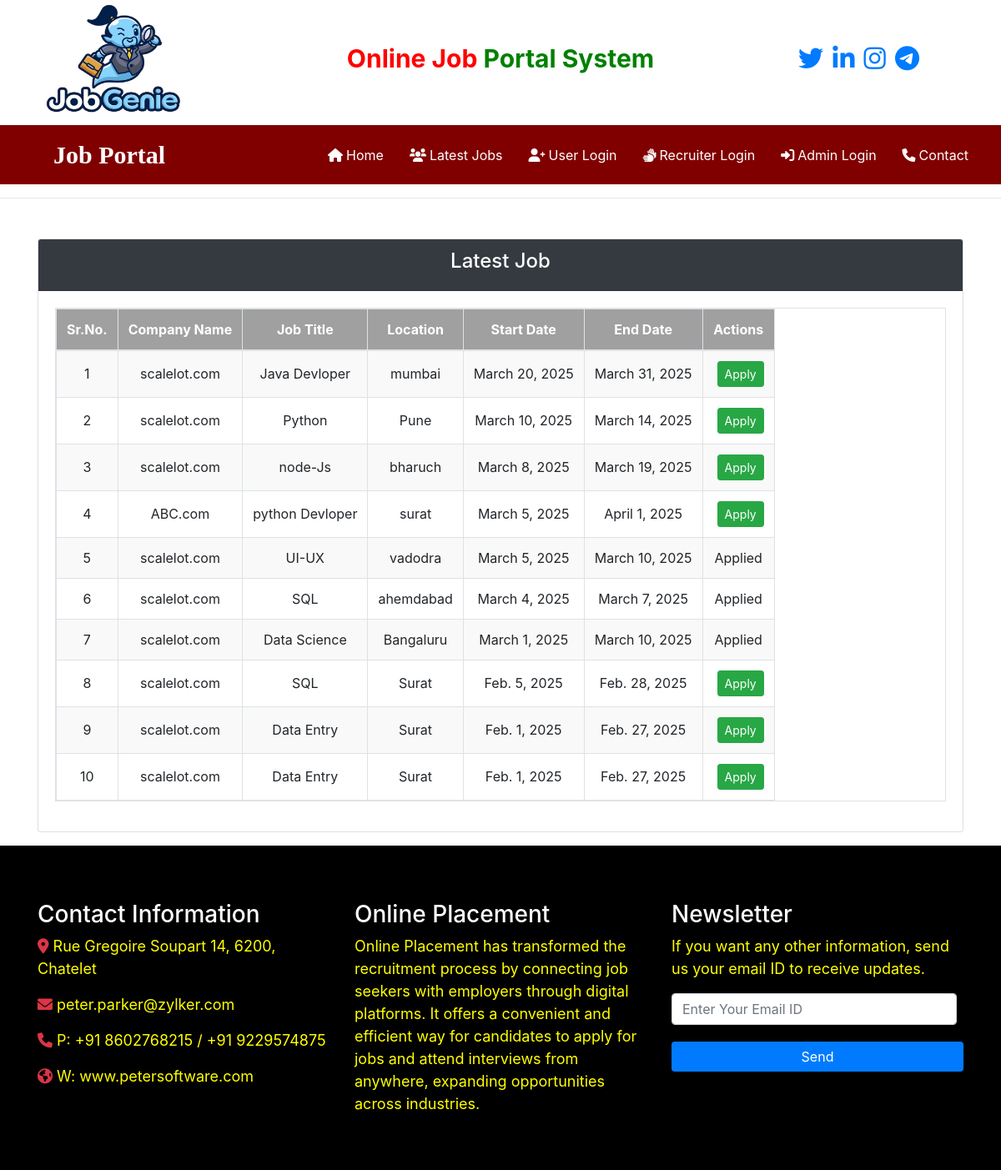
The page /user_latest_job/ (signed in) on the database its author committed.
### job/models.py (models this page shows, shortened)
class Job(models.Model):
    recruiter = models.ForeignKey(Recruiter,on_delete=models.CASCADE)
    start_data = models.DateField()
    End_data = models.DateField()
    job_title = models.CharField(max_length=100)
    job_salary = models.FloatField(max_length=20)
    Image = models.FileField(max_length=100)
    job_description = models.TextField(max_length=300)
    job_location = models.CharField(max_length=100)
    job_experience = models.CharField(max_length=100)
    Skills = models.CharField(max_length=100)
    Creationdata = models.DateField()

class Recruiter(models.Model):
    user = models.ForeignKey(User, on_delete=models.CASCADE)
    first_name = models.CharField(max_length=100, null=True, blank=True)
    last_name = models.CharField(max_length=100, null=True, blank=True)
    company = models.CharField(max_length=100,null = True, blank=True)
    mobile = models.CharField(max_length=15, null=True, blank=True)
    image = models.FileField(null=True, blank=True)
    gender = models.CharField(max_length=10, null=True, blank=True)
    Type = models.CharField(max_length=15,default="Recruiter")
    status = models.CharField(max_length=15,null=True)
    email = models.CharField(max_length=30 , null=True, blank=True)

### job/views.py (the view)
# urls.py: path('user_latest_job/',user_latest_job, name="user_latest_job"),
def user_latest_job(request):
    job = Job.objects.all().order_by('-start_data')
    user = request.user
    student = StudentUser.objects.get(user = user)
    data = Apply.objects.filter(student = student)
    li=[]
    for i in data:
        li.append(i.job.id)
    d = {'job': job,'li':li}
    return render(request, 'user_latest_job.html',d)

### job/templates/user_latest_job.html (shortened to what this page needs)
{% load static %}
{% block body %}
{% include 'navigation.html' %}
<hr>
<div class="container mt-5">
    <div class="card">
        <div class="card-header text-center bg-dark text-white">
            <h4>Latest Job</h4>
        </div>
        <div class="card-body">
            {% if job %}
            <table class="table table-striped table-hover table-bordered table-responsive" id="example">
                <thead>
                    <tr>
                        <th>Sr.No.</th>
                        <th>Company Name</th>
                        <th>Job Title</th>
                        <th>Location</th>
                        <th>Start Date</th>
                        <th>End Date</th>
                        <th>Actions</th>
                    </tr>
                </thead>
                <tbody>
                    {% for i in job %}
                    <tr>
                        <td>{{ forloop.counter }}</td>
                        <td>{{ i.recruiter.company }}</td>
                        <td>{{ i.job_title }}</td>
                        <td>{{ i.job_location }}</td>
                        <td>{{ i.start_data }}</td>
                        <td>{{ i.End_data }}</td>
                        {% if i.id in li %}
                        <td>Applied</td>
                        {% else %}
                        <td><a href="{% url 'job_details' i.id %}" class="btn btn-success btn-sm">Apply</a></td>
                        {% endif %}
                    </tr>
                    {% endfor %}
                </tbody>
            </table>
            {% else %}
            <p>No jobs available.</p>
            {% endif %}
        </div>
    </div>
</div>
{% include 'footer.html' %}
{% endblock %}

### job/templates/user_latest_job.html (style rules this page uses)
.table-striped tbody tr:nth-child(odd) { background-color: #f9f9f9; }
.btn-sm { margin-left: 5px; }
.table th, .table td { padding: 12px; text-align: center; }
.table th { background-color: rgb(160, 160, 160); color: white; }
.table td { vertical-align: middle; }

### rows shown on the page
Job: recruiter.company "scalelot.com", job_title "Java Devloper", job_location "mumbai", start_data "March 20, 2025", End_data "March 31, 2025", shows "Apply"
Job: recruiter.company "scalelot.com", job_title "Python", job_location "Pune", start_data "March 10, 2025", End_data "March 14, 2025", shows "Apply"
Job: recruiter.company "scalelot.com", job_title "node-Js", job_location "bharuch", start_data "March 8, 2025", End_data "March 19, 2025", shows "Apply"
Job: recruiter.company "ABC.com", job_title "python Devloper", job_location "surat", start_data "March 5, 2025", End_data "April 1, 2025", shows "Apply"
Job: recruiter.company "scalelot.com", job_title "UI-UX", job_location "vadodra", start_data "March 5, 2025", End_data "March 10, 2025", shows "Applied"
Job: recruiter.company "scalelot.com", job_title "SQL", job_location "ahemdabad", start_data "March 4, 2025", End_data "March 7, 2025", shows "Applied"
Job: recruiter.company "scalelot.com", job_title "Data Science", job_location "Bangaluru", start_data "March 1, 2025", End_data "March 10, 2025", shows "Applied"
Job: recruiter.company "scalelot.com", job_title "SQL", job_location "Surat", start_data "Feb. 5, 2025", End_data "Feb. 28, 2025", shows "Apply"
Job: recruiter.company "scalelot.com", job_title "Data Entry", job_location "Surat", start_data "Feb. 1, 2025", End_data "Feb. 27, 2025", shows "Apply"
Job: recruiter.company "scalelot.com", job_title "Data Entry", job_location "Surat", start_data "Feb. 1, 2025", End_data "Feb. 27, 2025", shows "Apply"
